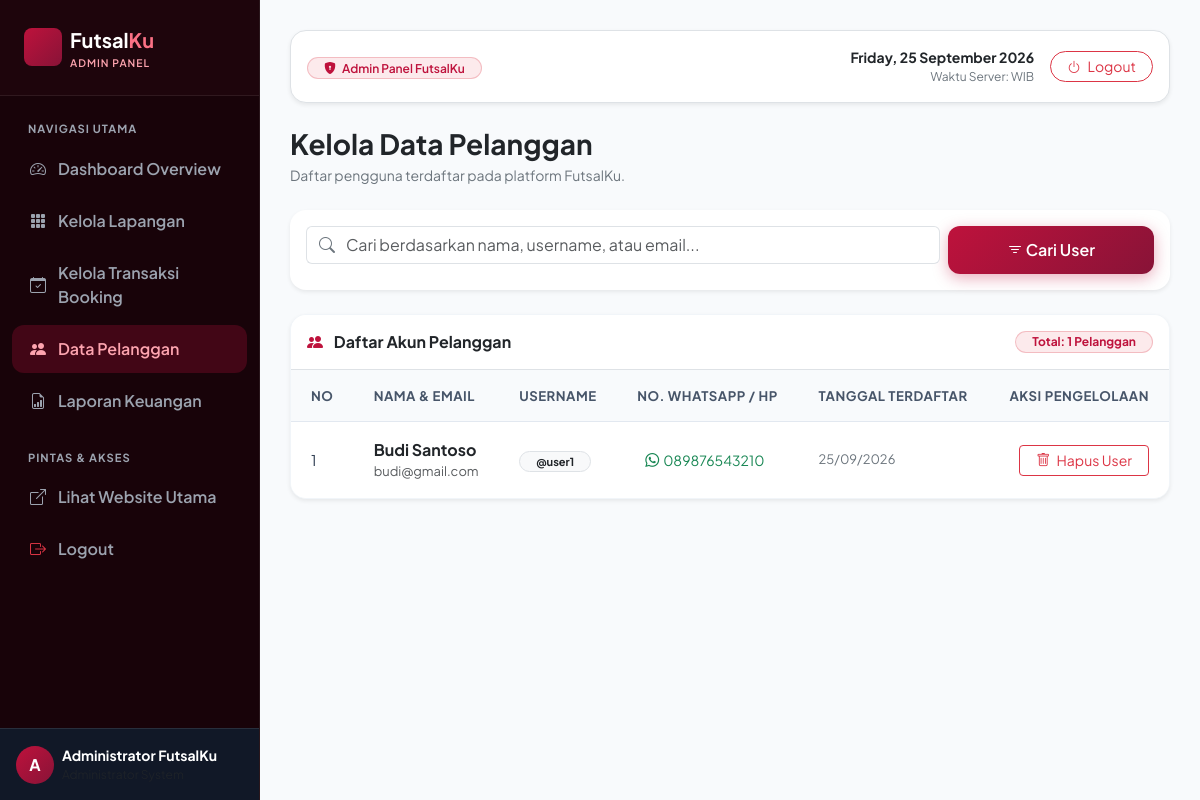
Page /admin/kelola_user.php (signed in) on the committed database.
### tables this page shows
CREATE TABLE IF NOT EXISTS `users` (
  `id_user` INT(11) NOT NULL AUTO_INCREMENT,
  `username` VARCHAR(50) NOT NULL UNIQUE,
  `password` VARCHAR(255) NOT NULL,
  `nama` VARCHAR(100) NOT NULL,
  `email` VARCHAR(100) NOT NULL,
  `no_hp` VARCHAR(20) DEFAULT NULL,
  `role` ENUM('admin', 'user') NOT NULL DEFAULT 'user',
  `created_at` TIMESTAMP DEFAULT CURRENT_TIMESTAMP,
  PRIMARY KEY (`id_user`)
);

### config/config.php (called while the page is built, shortened)
<?php
$host = "localhost";
$user = "root";
$pass = "";
$db   = "db_futsal";
$conn = mysqli_connect($host, $user, $pass, $db);
if (!function_exists('clean')) {
    function clean($data) {
        global $conn;
        return mysqli_real_escape_string($conn, trim(htmlspecialchars($data, ENT_QUOTES, 'UTF-8')));
    }
}
?>

### admin/kelola_user.php (the view, shortened to what this page needs)
<?php
require_once '../config/config.php';
$search = clean($_GET['search'] ?? '');
$where_sql = "WHERE role='user'";
$result = mysqli_query($conn, "SELECT * FROM users $where_sql ORDER BY id_user DESC");
include '../includes/admin_header.php';
?>
<div class="d-flex flex-column flex-md-row justify-content-between align-items-md-center mb-4">
  <div>
    <h3 class="fw-bold text-dark mb-1">Kelola Data Pelanggan</h3>
    <p class="text-secondary small mb-0">Daftar pengguna terdaftar pada platform FutsalKu.</p>
  </div>
</div>
<div class="card border-0 shadow-sm rounded-4 p-3 mb-4 bg-white">
  <form method="get" action="" class="row g-2">
    <div class="col-md-9">
      <div class="input-group">
        <span class="input-group-text bg-white border-end-0 text-secondary"><i class="bi bi-search"></i></span>
        <input type="text" name="search" class="form-control border-start-0 ps-0" placeholder="Cari berdasarkan nama, username, atau email..." value="<?= htmlspecialchars($search) ?>">
      </div>
    </div>
    <div class="col-md-3 d-flex gap-2">
      <button type="submit" class="btn btn-primary-custom w-100"><i class="bi bi-filter"></i> Cari User</button>
    </div>
  </form>
</div>
<div class="custom-table-card shadow-sm">
  <div class="p-3 bg-white border-bottom d-flex justify-content-between align-items-center">
    <h6 class="fw-bold text-dark mb-0"><i class="bi bi-people-fill me-2" style="color:#be123c;"></i> Daftar Akun Pelanggan</h6>
    <span class="badge bg-danger bg-opacity-10 text-maroon border border-danger border-opacity-25 px-3 py-1 rounded-pill" style="color:#be123c !important;">
      Total: <?= mysqli_num_rows($result) ?> Pelanggan
    </span>
  </div>
  <div class="table-responsive">
    <table class="table custom-table align-middle">
      <thead>
        <tr>
          <th>No</th>
          <th>Nama & Email</th>
          <th>Username</th>
          <th>No. WhatsApp / HP</th>
          <th>Tanggal Terdaftar</th>
          <th class="text-end">Aksi Pengelolaan</th>
        </tr>
      </thead>
      <tbody>
        <?php if (mysqli_num_rows($result) > 0): ?>
          <?php $no = 1; while($row = mysqli_fetch_assoc($result)):
            $raw_hp = !empty($row['no_hp']) ? preg_replace('/[^0-9]/', '', $row['no_hp']) : '';
            $wa_link = '';
            if (!empty($raw_hp)) {
                if (str_starts_with($raw_hp, '0')) {
                    $raw_hp = '62' . substr($raw_hp, 1);
                }
                $wa_link = "https://wa.me/" . $raw_hp;
            }
            $tgl_daftar = !empty($row['created_at']) ? date('d/m/Y', strtotime($row['created_at'])) : '-';
          ?>
            <tr>
              <td><?= $no++ ?></td>
              <td>
                <div class="fw-bold text-dark fs-6"><?= htmlspecialchars($row['nama']) ?></div>
                <div class="small text-muted"><?= htmlspecialchars($row['email']) ?></div>
              </td>
              <td><span class="badge bg-light text-dark border px-3 py-1 rounded-pill">@<?= htmlspecialchars($row['username']) ?></span></td>
              <td>
                <?php if (!empty($wa_link)): ?>
                  <a href="<?= $wa_link ?>" target="_blank" class="btn btn-sm btn-outline-success border-0 rounded-pill px-2 py-1" title="Chat via WhatsApp">
                    <i class="bi bi-whatsapp me-1"></i><?= htmlspecialchars($row['no_hp']) ?>
                  </a>
                <?php else: ?>
                  <span class="text-muted small"><?= htmlspecialchars($row['no_hp'] ?? '-') ?></span>
                <?php endif; ?>
              </td>
              <td>
                <div class="small text-secondary"><?= $tgl_daftar ?></div>
              </td>
              <td class="text-end">
                <a href="hapus_user.php?id=<?= $row['id_user'] ?>" onclick="return confirm('Yakin ingin menghapus akun pelanggan ini beserta riwayatnya?')" class="btn btn-sm btn-outline-danger px-3">
                  <i class="bi bi-trash me-1"></i> Hapus User
                </a>
              </td>
            </tr>
          <?php endwhile; ?>
        <?php else: ?>
          <tr>
            <td colspan="6" class="text-center py-5 text-muted">Data pelanggan tidak ditemukan.</td>
          </tr>
        <?php endif; ?>
      </tbody>
    </table>
  </div>
</div>
<?php include '../includes/admin_footer.php'; ?>

### assets/css/style.css (style rules this page uses)
:root { --primary-color: #be123c; --primary-hover: #9f1239; --primary-dark: #4c0519; --secondary-color: #e11d48; --accent-light: #ffe4e6; --dark-bg: #111827; --dark-card: #1f2937; --light-bg: #fdf2f4; --card-shadow: 0 10px 25px -5px rgba(0, 0, 0, 0.05), 0 8px 10px -6px rgba(0, 0, 0, 0.01); --hover-shadow: 0 20px 30px -10px rgba(190, 18, 60, 0.25); --border-radius: 16px; --transition: all 0.3s cubic-bezier(0.4, 0, 0.2, 1); }
body { font-family: 'Plus Jakarta Sans', -apple-system, BlinkMacSystemFont, sans-serif; background-color: #f8fafc; color: #334155; min-height: 100vh; display: flex; flex-direction: column; }
.text-maroon, .text-emerald { color: #be123c !important; }
.btn-primary-custom { background: linear-gradient(135deg, #be123c, #881337); border: none; color: #fff !important; font-weight: 600; padding: 12px 28px; border-radius: 12px; transition: var(--transition); box-shadow: 0 4px 15px rgba(190, 18, 60, 0.35); }
.custom-table-card { background: #fff; border-radius: var(--border-radius); box-shadow: var(--card-shadow); overflow: hidden; border: 1px solid #f1f5f9; }
.custom-table { width: 100%; margin-bottom: 0; }
.custom-table th { background-color: #f8fafc; color: #475569; font-weight: 700; font-size: 0.825rem; text-transform: uppercase; letter-spacing: 0.5px; padding: 16px 20px; border-bottom: 1px solid #e2e8f0; }
.custom-table td { padding: 16px 20px; vertical-align: middle; border-bottom: 1px solid #f1f5f9; color: #334155; font-size: 0.925rem; }
.custom-table tbody tr:last-child td { border-bottom: none; }

### rows in the picture
users: nama "Budi Santoso", email "budi@gmail.com", username "user1", no_hp "089876543210", created_at "25/09/2026"

### other values in the picture
$_SESSION['nama'] "Administrator FutsalKu"
mysqli_num_rows($result) "1"
